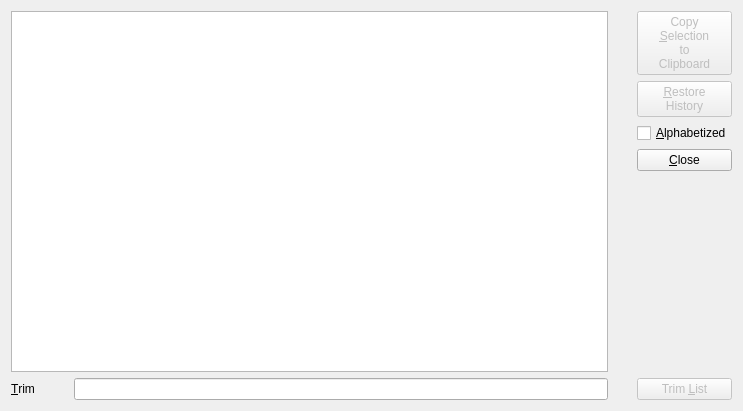
<?xml version="1.0" encoding="UTF-8"?>
<ui version="4.0">
 <author>John Schwartzman</author>
 <class>Dialog</class>
 <widget class="QDialog" name="Dialog">
  <property name="geometry">
   <rect>
    <x>0</x>
    <y>0</y>
    <width>743</width>
    <height>411</height>
   </rect>
  </property>
  <property name="windowTitle">
   <string>Command History</string>
  </property>
  <layout class="QGridLayout" name="gridLayout">
   <item row="6" column="4">
    <widget class="QPushButton" name="pushButtonTrim">
     <property name="enabled">
      <bool>false</bool>
     </property>
     <property name="text">
      <string>Trim &amp;List</string>
     </property>
    </widget>
   </item>
   <item row="0" column="4">
    <widget class="QPushButton" name="pushButtonCopy">
     <property name="enabled">
      <bool>false</bool>
     </property>
     <property name="text">
      <string>Copy
&amp;Selection
to
Clipboard</string>
     </property>
    </widget>
   </item>
   <item row="1" column="4">
    <widget class="QPushButton" name="pushButtonRestore">
     <property name="enabled">
      <bool>false</bool>
     </property>
     <property name="text">
      <string>&amp;Restore
History</string>
     </property>
    </widget>
   </item>
   <item row="3" column="4">
    <widget class="QPushButton" name="pushButtonClose">
     <property name="text">
      <string>&amp;Close</string>
     </property>
    </widget>
   </item>
   <item row="6" column="0">
    <widget class="QLabel" name="labelTrim">
     <property name="text">
      <string>&amp;Trim</string>
     </property>
     <property name="buddy">
      <cstring>lineEditTrim</cstring>
     </property>
    </widget>
   </item>
   <item row="5" column="1">
    <spacer name="verticalSpacer_2">
     <property name="orientation">
      <enum>Qt::Vertical</enum>
     </property>
     <property name="sizeHint" stdset="0">
      <size>
       <width>20</width>
       <height>40</height>
      </size>
     </property>
    </spacer>
   </item>
   <item row="1" column="2" colspan="2">
    <spacer name="horizontalSpacer_2">
     <property name="orientation">
      <enum>Qt::Horizontal</enum>
     </property>
     <property name="sizeHint" stdset="0">
      <size>
       <width>40</width>
       <height>20</height>
      </size>
     </property>
    </spacer>
   </item>
   <item row="0" column="0" rowspan="6" colspan="3">
    <widget class="QListWidget" name="listWidget">
     <property name="sizePolicy">
      <sizepolicy hsizetype="Expanding" vsizetype="Expanding">
       <horstretch>10</horstretch>
       <verstretch>10</verstretch>
      </sizepolicy>
     </property>
    </widget>
   </item>
   <item row="2" column="4">
    <widget class="QCheckBox" name="checkBoxAlphabetize">
     <property name="text">
      <string>&amp;Alphabetized</string>
     </property>
    </widget>
   </item>
   <item row="6" column="1" colspan="2">
    <widget class="QLineEdit" name="lineEditTrim">
     <property name="sizePolicy">
      <sizepolicy hsizetype="Expanding" vsizetype="Fixed">
       <horstretch>47</horstretch>
       <verstretch>0</verstretch>
      </sizepolicy>
     </property>
    </widget>
   </item>
  </layout>
 </widget>
 <tabstops>
  <tabstop>listWidget</tabstop>
  <tabstop>pushButtonCopy</tabstop>
  <tabstop>pushButtonRestore</tabstop>
  <tabstop>checkBoxAlphabetize</tabstop>
  <tabstop>lineEditTrim</tabstop>
  <tabstop>pushButtonTrim</tabstop>
  <tabstop>pushButtonClose</tabstop>
 </tabstops>
 <resources/>
 <connections/>
</ui>
